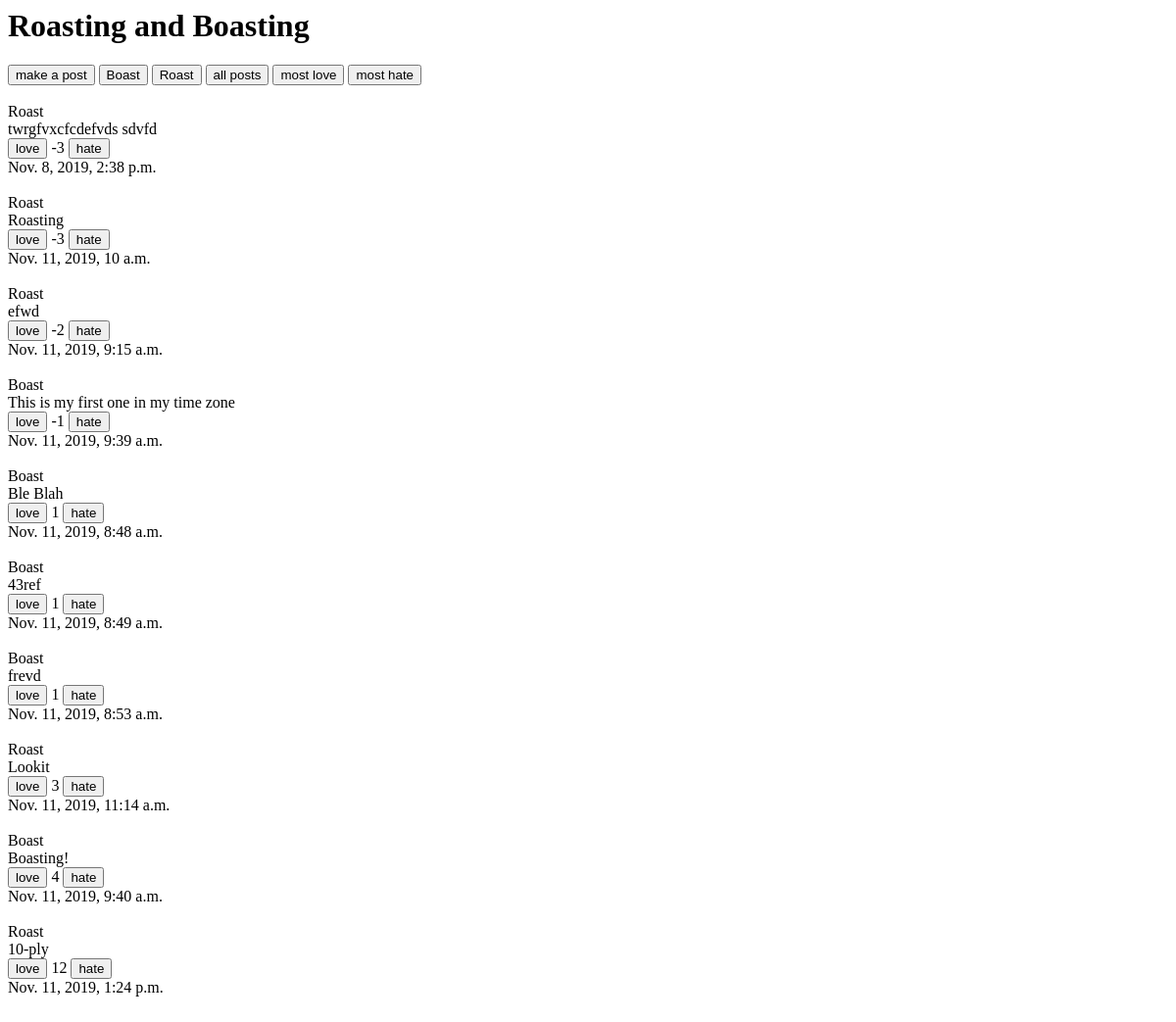
The page /hated/ on the database as committed earlier.
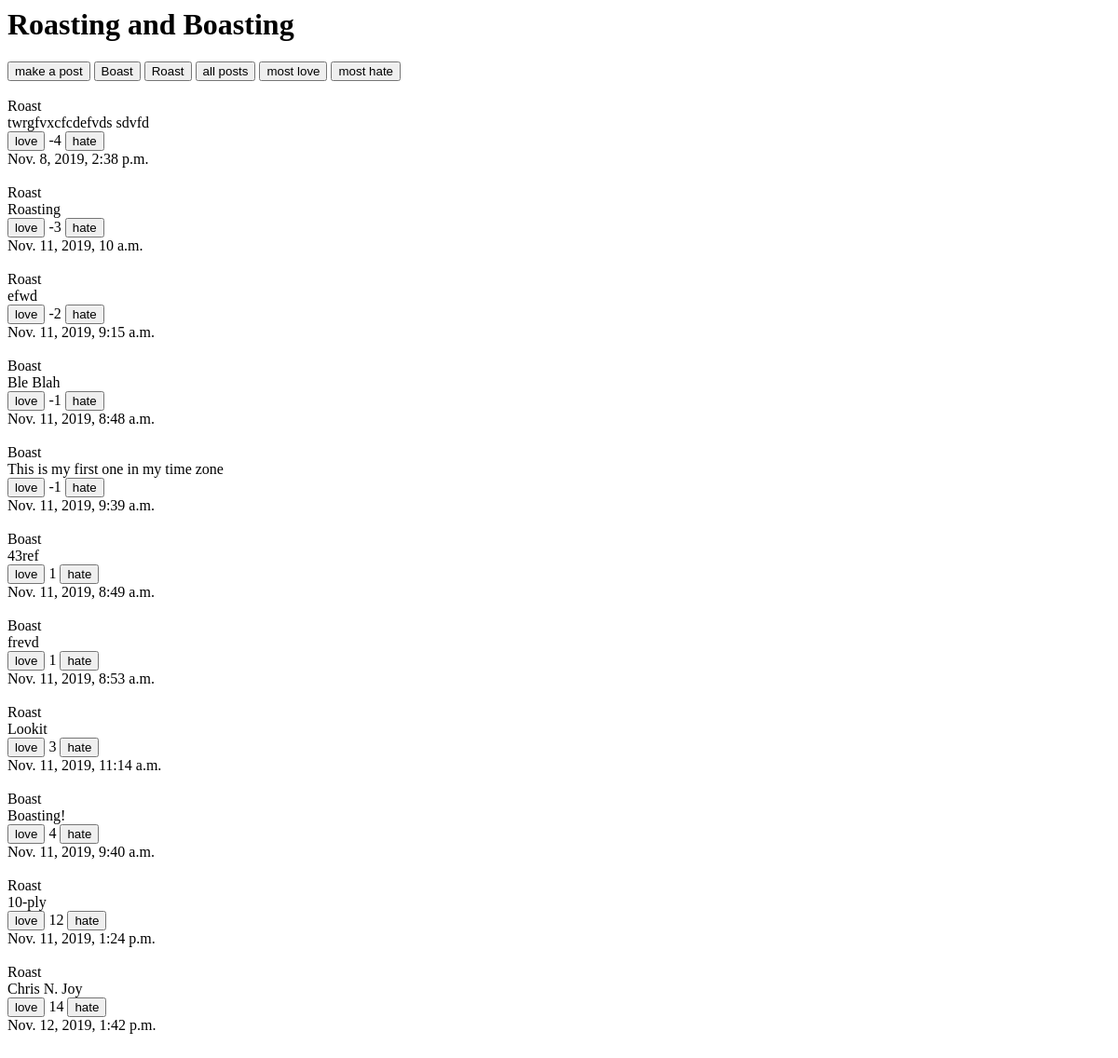
The same page on the database as committed later.
### ghost_post/models.py (models this page shows)
class BoastandRoast(models.Model):
    boast = models.BooleanField(default=True)
    content = models.TextField()
    upordown = models.IntegerField(default=0)
    date = models.DateTimeField(default=timezone.now)
    total = models.IntegerField(default=0)
    prideorhide = models.BooleanField(default=True)
    def __str__(self):
        return f"{self.content}"

### ghost_post/views.py (the view)
# urls.py: path('hated/', views.hated_view, name='homepage'),
def hated_view(request):
    html = "index.html"
    data = BoastandRoast.objects.all().order_by("total")
    return render(request, html, {'data': data})

### ghost_post/templates/index.html (shortened to what this page needs)
<h1>Roasting and Boasting</h1>
<a href="/post/"><button> make a post </button></a>
  <a href='/boast/'><button>Boast</button></a>
  <a href='/roast/'><button>Roast</button></a>
  <a href='/'><button> all posts </button></a>
  <a href='/loved/'><button> most love </button></a>
  <a href='/hated/'><button> most hate </button></a>
{% for item in data %}
    {% ifequal item.boast False %}
        Roast
    {% endifequal %}
    {% ifequal item.boast True %}
        Boast
    {% endifequal %}
    {{ item }}
    <a href='/upvote/{{item.id}}'><button>love</button></a>
    {{ item.total }}
    <a href='/downvote/{{item.id}}'><button>hate</button></a>
    {{ item.date }}
{% endfor %}

Rows that differ between the two databases and show on the page:
changed BoastandRoast "twrgfvxcfcdefvds sdvfd": total "-3" → "-4"
changed BoastandRoast "Ble Blah": total "1" → "-1"; moves up the list
added BoastandRoast: content "Chris N. Joy", total "14", date "Nov. 12, 2019, 1:42 p.m."
